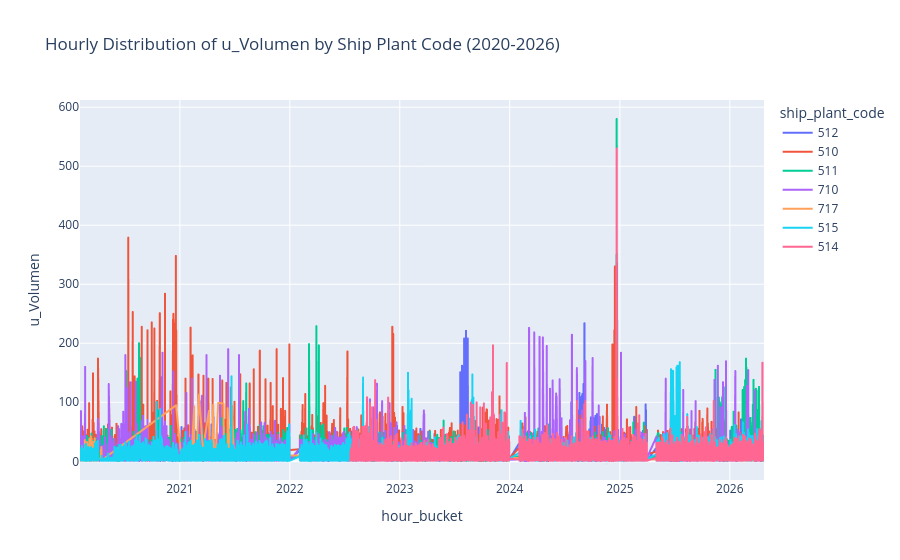

Notebook cell for this chart:
### Markdown cell above
##### Outlier and Missing data Checking

### Code cell
# Check missing data over time
# Analyze hourly distribution of u_Volumen by ship_plant_code
hourly_distribution = (
    remissions
    .assign(hour_bucket=remissions["start_time"].dt.floor("h"))
    .groupby(["hour_bucket", "ship_plant_code"], as_index=False)["u_Volumen"]
    .sum()
)

fig = px.line(
    hourly_distribution,
    x="hour_bucket",
    y="u_Volumen",
    color="ship_plant_code",
    title="Hourly Distribution of u_Volumen by Ship Plant Code (2020-2026)"
)
fig.show()

### Figure 1 — Plotly figure (JSON) as saved in the notebook; plotly's stock layout.template omitted (floating-point values rounded to 4 significant figures; data arrays with more than 128 entries replaced by an {"elided": "..."} marker saying what was removed)
{"data": [{"hovertemplate": "ship_plant_code=512<br>hour_bucket=%{x}<br>u_Volumen=%{y}<extra></extra>", "legendgroup": "512", "line": {"color": "#636efa", "dash": "solid"}, "marker": {"symbol": "circle"}, "mode": "lines", "name": "512", "showlegend": true, "type": "scattergl", "x": {"elided": "16298 str values"}, "xaxis": "x", "y": {"elided": "16298 float values"}, "yaxis": "y"}, {"hovertemplate": "ship_plant_code=510<br>hour_bucket=%{x}<br>u_Volumen=%{y}<extra></extra>", "legendgroup": "510", "line": {"color": "#EF553B", "dash": "solid"}, "marker": {"symbol": "circle"}, "mode": "lines", "name": "510", "showlegend": true, "type": "scattergl", "x": {"elided": "15307 str values"}, "xaxis": "x", "y": {"elided": "15307 float values"}, "yaxis": "y"}, {"hovertemplate": "ship_plant_code=511<br>hour_bucket=%{x}<br>u_Volumen=%{y}<extra></extra>", "legendgroup": "511", "line": {"color": "#00cc96", "dash": "solid"}, "marker": {"symbol": "circle"}, "mode": "lines", "name": "511", "showlegend": true, "type": "scattergl", "x": {"elided": "15631 str values"}, "xaxis": "x", "y": {"elided": "15631 float values"}, "yaxis": "y"}, {"hovertemplate": "ship_plant_code=710<br>hour_bucket=%{x}<br>u_Volumen=%{y}<extra></extra>", "legendgroup": "710", "line": {"color": "#ab63fa", "dash": "solid"}, "marker": {"symbol": "circle"}, "mode": "lines", "name": "710", "showlegend": true, "type": "scattergl", "x": {"elided": "12658 str values"}, "xaxis": "x", "y": {"elided": "12658 float values"}, "yaxis": "y"}, {"hovertemplate": "ship_plant_code=717<br>hour_bucket=%{x}<br>u_Volumen=%{y}<extra></extra>", "legendgroup": "717", "line": {"color": "#FFA15A", "dash": "solid"}, "marker": {"symbol": "circle"}, "mode": "lines", "name": "717", "showlegend": true, "type": "scattergl", "x": {"elided": "507 str values"}, "xaxis": "x", "y": {"elided": "507 float values"}, "yaxis": "y"}, {"hovertemplate": "ship_plant_code=515<br>hour_bucket=%{x}<br>u_Volumen=%{y}<extra></extra>", "legendgroup": "515", "line": {"color": "#19d3f3", "dash": "solid"}, "marker": {"symbol": "circle"}, "mode": "lines", "name": "515", "showlegend": true, "type": "scattergl", "x": {"elided": "15283 str values"}, "xaxis": "x", "y": {"elided": "15283 float values"}, "yaxis": "y"}, {"hovertemplate": "ship_plant_code=514<br>hour_bucket=%{x}<br>u_Volumen=%{y}<extra></extra>", "legendgroup": "514", "line": {"color": "#FF6692", "dash": "solid"}, "marker": {"symbol": "circle"}, "mode": "lines", "name": "514", "showlegend": true, "type": "scattergl", "x": {"elided": "9198 str values"}, "xaxis": "x", "y": {"elided": "9198 float values"}, "yaxis": "y"}], "layout": {"legend": {"title": {"text": "ship_plant_code"}, "tracegroupgap": 0}, "title": {"text": "Hourly Distribution of u_Volumen by Ship Plant Code (2020-2026)"}, "xaxis": {"anchor": "y", "domain": [0, 1], "title": {"text": "hour_bucket"}}, "yaxis": {"anchor": "x", "domain": [0, 1], "title": {"text": "u_Volumen"}}}}
